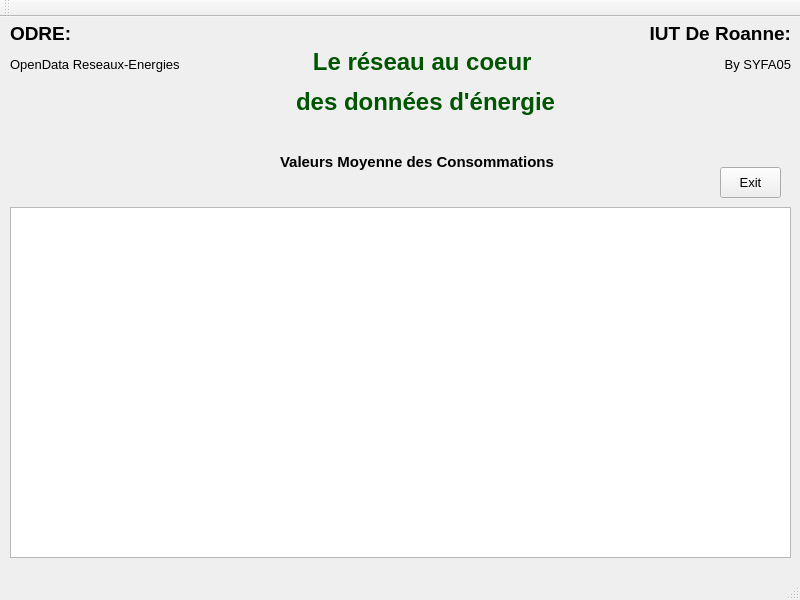
<?xml version="1.0" encoding="UTF-8"?>
<ui version="4.0">
 <class>MainWindow_1</class>
 <widget class="QMainWindow" name="MainWindow_1">
  <property name="geometry">
   <rect>
    <x>0</x>
    <y>0</y>
    <width>800</width>
    <height>600</height>
   </rect>
  </property>
  <property name="windowTitle">
   <string>MainWindow</string>
  </property>
  <widget class="QWidget" name="centralwidget">
   <widget class="QLabel" name="label_2">
    <property name="geometry">
     <rect>
      <x>250</x>
      <y>10</y>
      <width>351</width>
      <height>111</height>
     </rect>
    </property>
    <property name="font">
     <font>
      <pointsize>9</pointsize>
      <weight>75</weight>
      <bold>true</bold>
     </font>
    </property>
    <property name="text">
     <string>&lt;html&gt;&lt;head/&gt;&lt;body&gt;&lt;p align=&quot;center&quot;&gt;&lt;span style=&quot; font-family:'Asap,Helvetica Neue,Helvetica,sans-serif'; font-size:xx-large; color:#005500; text-transform:uppercase;&quot;&gt;Le réseau au coeur &lt;/span&gt;&lt;/p&gt;&lt;p align=&quot;center&quot;&gt;&lt;span style=&quot; font-family:'Asap,Helvetica Neue,Helvetica,sans-serif'; font-size:xx-large; color:#005500; text-transform:uppercase;&quot;&gt;des données d'énergie&lt;/span&gt;&lt;/p&gt;&lt;/body&gt;&lt;/html&gt;</string>
    </property>
   </widget>
   <widget class="QPushButton" name="pushButton_5">
    <property name="geometry">
     <rect>
      <x>720</x>
      <y>150</y>
      <width>61</width>
      <height>31</height>
     </rect>
    </property>
    <property name="font">
     <font>
      <pointsize>10</pointsize>
     </font>
    </property>
    <property name="text">
     <string>Exit</string>
    </property>
   </widget>
   <widget class="QLabel" name="label_6">
    <property name="geometry">
     <rect>
      <x>10</x>
      <y>0</y>
      <width>201</width>
      <height>61</height>
     </rect>
    </property>
    <property name="font">
     <font>
      <pointsize>9</pointsize>
      <weight>75</weight>
      <bold>true</bold>
     </font>
    </property>
    <property name="text">
     <string>&lt;html&gt;&lt;head/&gt;&lt;body&gt;&lt;p&gt;&lt;span style=&quot; font-family:'Asap,Helvetica Neue,Helvetica,sans-serif'; font-size:14pt; color:#000000;&quot;&gt;ODRE:&lt;/span&gt;&lt;/p&gt;&lt;p&gt;&lt;span style=&quot; font-family:'Asap,Helvetica Neue,Helvetica,sans-serif'; font-size:10pt; font-weight:400; color:#000000;&quot;&gt;OpenData Reseaux-Energies&lt;/span&gt;&lt;/p&gt;&lt;/body&gt;&lt;/html&gt;</string>
    </property>
   </widget>
   <widget class="QLabel" name="label_7">
    <property name="geometry">
     <rect>
      <x>630</x>
      <y>0</y>
      <width>161</width>
      <height>61</height>
     </rect>
    </property>
    <property name="font">
     <font>
      <pointsize>9</pointsize>
      <weight>75</weight>
      <bold>true</bold>
     </font>
    </property>
    <property name="text">
     <string>&lt;html&gt;&lt;head/&gt;&lt;body&gt;&lt;p align=&quot;right&quot;&gt;&lt;span style=&quot; font-family:'Asap,Helvetica Neue,Helvetica,sans-serif'; font-size:14pt; color:#000000;&quot;&gt;IUT De Roanne:&lt;/span&gt;&lt;/p&gt;&lt;p align=&quot;right&quot;&gt;&lt;span style=&quot; font-family:'Asap,Helvetica Neue,Helvetica,sans-serif'; font-size:10pt; font-weight:400; color:#000000;&quot;&gt;By SYFA05&lt;/span&gt;&lt;/p&gt;&lt;/body&gt;&lt;/html&gt;</string>
    </property>
   </widget>
   <widget class="QLabel" name="label_4">
    <property name="geometry">
     <rect>
      <x>280</x>
      <y>130</y>
      <width>301</width>
      <height>31</height>
     </rect>
    </property>
    <property name="font">
     <font>
      <pointsize>9</pointsize>
      <weight>75</weight>
      <bold>true</bold>
     </font>
    </property>
    <property name="text">
     <string>&lt;html&gt;&lt;head/&gt;&lt;body&gt;&lt;p&gt;&lt;span style=&quot; font-size:11pt;&quot;&gt;Valeurs Moyenne des Consommations&lt;/span&gt;&lt;/p&gt;&lt;/body&gt;&lt;/html&gt;</string>
    </property>
   </widget>
   <widget class="QGraphicsView" name="graphicsView">
    <property name="geometry">
     <rect>
      <x>10</x>
      <y>190</y>
      <width>781</width>
      <height>351</height>
     </rect>
    </property>
   </widget>
  </widget>
  <widget class="QMenuBar" name="menubar">
   <property name="geometry">
    <rect>
     <x>0</x>
     <y>0</y>
     <width>800</width>
     <height>21</height>
    </rect>
   </property>
  </widget>
  <widget class="QToolBar" name="toolBar">
   <property name="windowTitle">
    <string>toolBar</string>
   </property>
   <attribute name="toolBarArea">
    <enum>TopToolBarArea</enum>
   </attribute>
   <attribute name="toolBarBreak">
    <bool>false</bool>
   </attribute>
  </widget>
  <widget class="QStatusBar" name="statusBar"/>
 </widget>
 <resources/>
 <connections/>
</ui>
